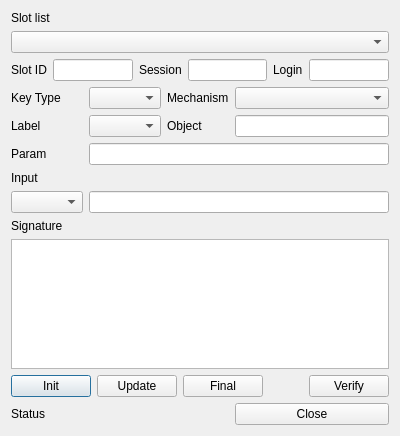
<?xml version="1.0" encoding="UTF-8"?>
<ui version="4.0">
 <class>VerifyDlg</class>
 <widget class="QDialog" name="VerifyDlg">
  <property name="geometry">
   <rect>
    <x>0</x>
    <y>0</y>
    <width>400</width>
    <height>436</height>
   </rect>
  </property>
  <property name="windowTitle">
   <string>Verify</string>
  </property>
  <layout class="QGridLayout" name="gridLayout">
   <item row="4" column="0">
    <widget class="QLabel" name="label_6">
     <property name="text">
      <string>Label</string>
     </property>
    </widget>
   </item>
   <item row="6" column="0">
    <widget class="QLabel" name="label_4">
     <property name="text">
      <string>Input</string>
     </property>
    </widget>
   </item>
   <item row="3" column="1">
    <widget class="QComboBox" name="mKeyTypeCombo"/>
   </item>
   <item row="1" column="0" colspan="4">
    <widget class="QComboBox" name="mSlotsCombo"/>
   </item>
   <item row="8" column="0">
    <widget class="QLabel" name="label_5">
     <property name="text">
      <string>Signature</string>
     </property>
    </widget>
   </item>
   <item row="4" column="1">
    <widget class="QComboBox" name="mLabelCombo"/>
   </item>
   <item row="10" column="0" colspan="4">
    <layout class="QHBoxLayout" name="horizontalLayout">
     <property name="bottomMargin">
      <number>0</number>
     </property>
     <item>
      <widget class="QPushButton" name="mInitBtn">
       <property name="text">
        <string>Init</string>
       </property>
      </widget>
     </item>
     <item>
      <widget class="QPushButton" name="mUpdateBtn">
       <property name="text">
        <string>Update</string>
       </property>
      </widget>
     </item>
     <item>
      <widget class="QPushButton" name="mFinalBtn">
       <property name="text">
        <string>Final</string>
       </property>
      </widget>
     </item>
     <item>
      <spacer name="horizontalSpacer">
       <property name="orientation">
        <enum>Qt::Horizontal</enum>
       </property>
       <property name="sizeHint" stdset="0">
        <size>
         <width>40</width>
         <height>20</height>
        </size>
       </property>
      </spacer>
     </item>
     <item>
      <widget class="QPushButton" name="mVerifyBtn">
       <property name="text">
        <string>Verify</string>
       </property>
      </widget>
     </item>
    </layout>
   </item>
   <item row="0" column="0">
    <widget class="QLabel" name="label">
     <property name="text">
      <string>Slot list</string>
     </property>
    </widget>
   </item>
   <item row="2" column="0" colspan="4">
    <layout class="QHBoxLayout" name="horizontalLayout_2">
     <property name="bottomMargin">
      <number>0</number>
     </property>
     <item>
      <widget class="QLabel" name="label_9">
       <property name="text">
        <string>Slot ID</string>
       </property>
      </widget>
     </item>
     <item>
      <widget class="QLineEdit" name="mSlotIDText"/>
     </item>
     <item>
      <widget class="QLabel" name="label_10">
       <property name="text">
        <string>Session</string>
       </property>
      </widget>
     </item>
     <item>
      <widget class="QLineEdit" name="mSessionText"/>
     </item>
     <item>
      <widget class="QLabel" name="label_11">
       <property name="text">
        <string>Login</string>
       </property>
      </widget>
     </item>
     <item>
      <widget class="QLineEdit" name="mLoginText"/>
     </item>
    </layout>
   </item>
   <item row="11" column="0" colspan="3">
    <widget class="QLabel" name="mStatusLabel">
     <property name="text">
      <string>Status</string>
     </property>
    </widget>
   </item>
   <item row="3" column="0">
    <widget class="QLabel" name="label_2">
     <property name="text">
      <string>Key Type</string>
     </property>
    </widget>
   </item>
   <item row="9" column="0" colspan="4">
    <widget class="QPlainTextEdit" name="mSignText"/>
   </item>
   <item row="4" column="2">
    <widget class="QLabel" name="label_7">
     <property name="text">
      <string>Object</string>
     </property>
    </widget>
   </item>
   <item row="4" column="3">
    <widget class="QLineEdit" name="mObjectText"/>
   </item>
   <item row="11" column="3">
    <widget class="QPushButton" name="mCloseBtn">
     <property name="text">
      <string>Close</string>
     </property>
    </widget>
   </item>
   <item row="7" column="0">
    <widget class="QComboBox" name="mInputCombo"/>
   </item>
   <item row="7" column="1" colspan="3">
    <widget class="QLineEdit" name="mInputText"/>
   </item>
   <item row="3" column="2">
    <widget class="QLabel" name="label_3">
     <property name="text">
      <string>Mechanism</string>
     </property>
    </widget>
   </item>
   <item row="3" column="3">
    <widget class="QComboBox" name="mMechCombo"/>
   </item>
   <item row="5" column="0">
    <widget class="QLabel" name="label_8">
     <property name="text">
      <string>Param</string>
     </property>
    </widget>
   </item>
   <item row="5" column="1" colspan="3">
    <widget class="QLineEdit" name="mParamText"/>
   </item>
  </layout>
 </widget>
 <resources/>
 <connections/>
</ui>
